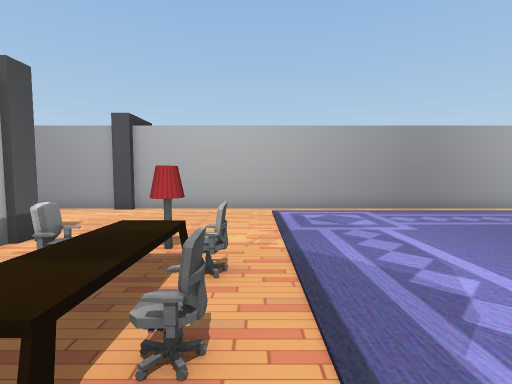
View 1 (above)

19 first-person views from a walk through a scene from a Unity 3-D project. The camera is 1.5 m above the floor, tilts 4° down and sees 85° across. The floor is counted in squares, 1 m on a side. Each view is taken from the middle of a square. On the plan, view 1 faces up. The plan holds only what a view shows up to about 14 squares ahead; the rest is blank. The player character is not drawn.

View 2
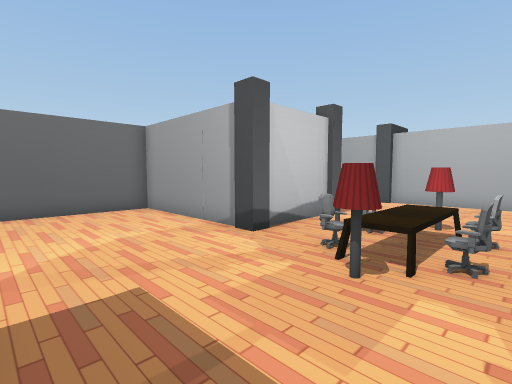

View 3
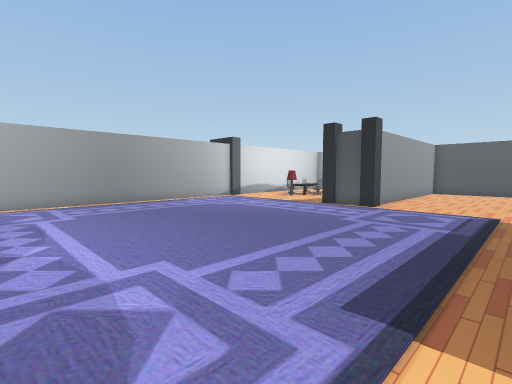

View 4
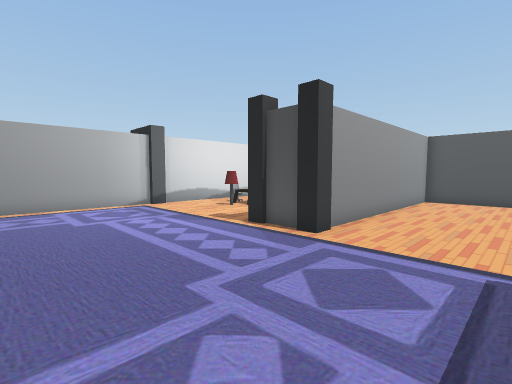

View 5
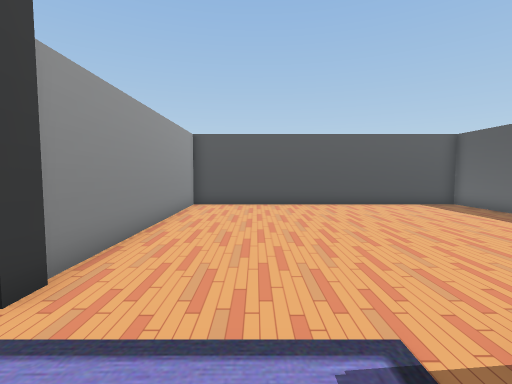

View 6
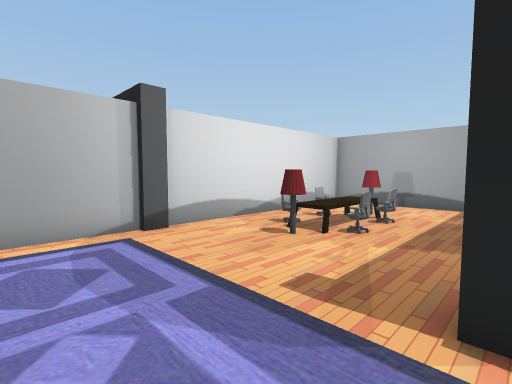

View 7
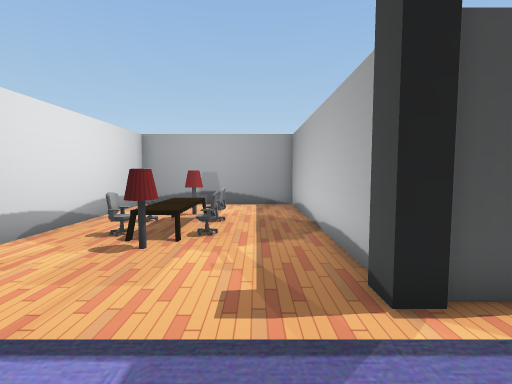

View 8
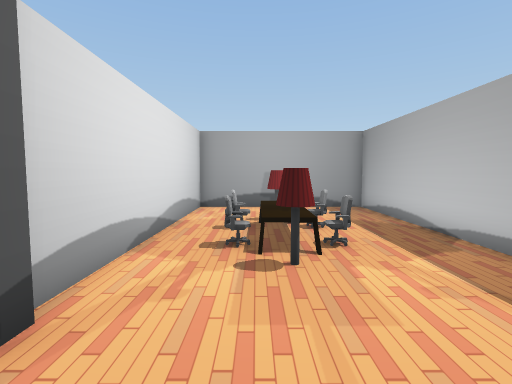

View 9
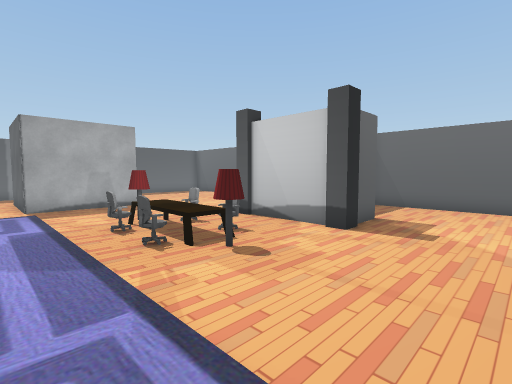

View 10
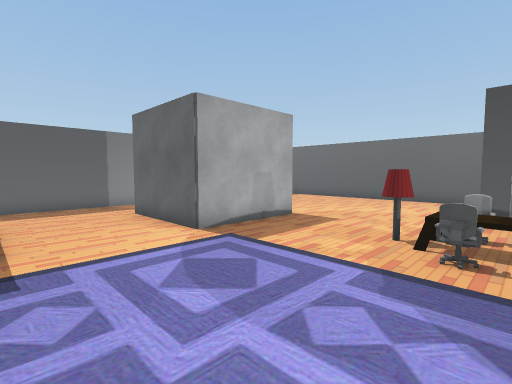

View 11
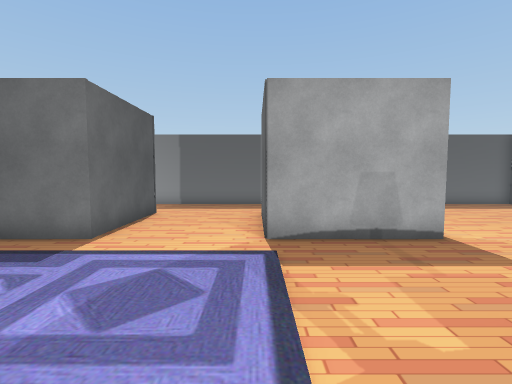

View 12
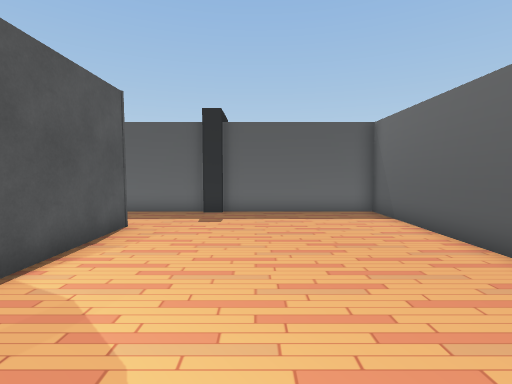

View 13
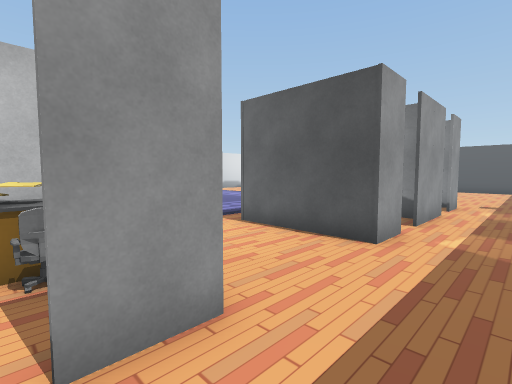

View 14
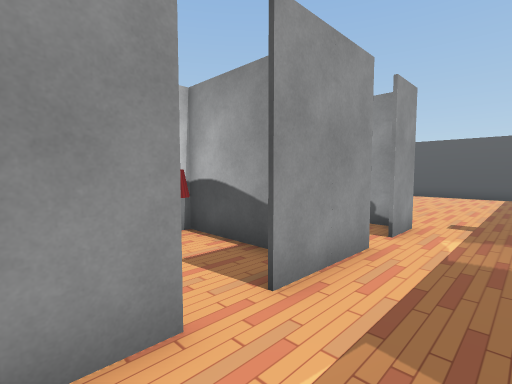

View 15
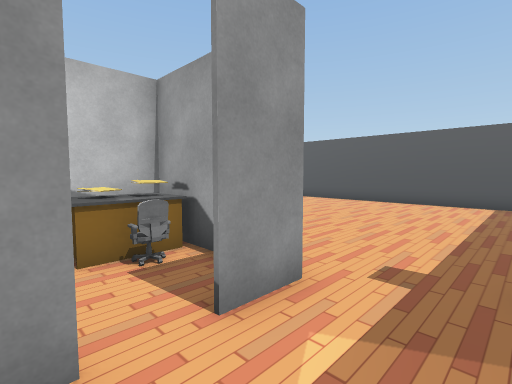

View 16
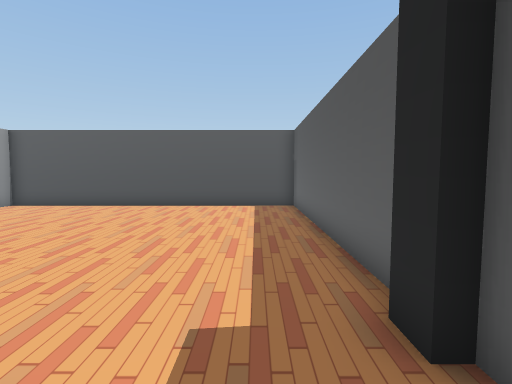

View 17
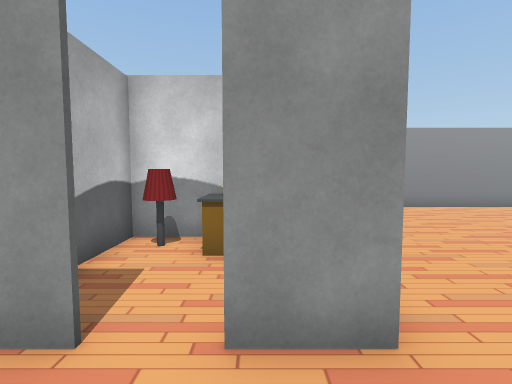

View 18
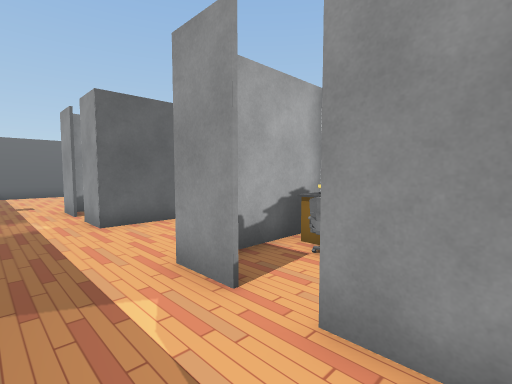

View 19
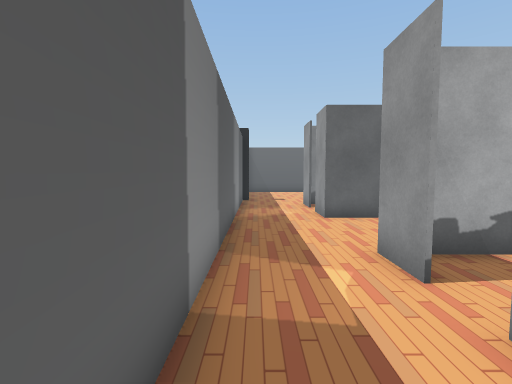

### Floor plan
Points are (right, up) in squares from view 1. A wall is a line through its corners. A room is listed if a view was taken in it or the views show most of it. See-through windows are left out.
Room 1 (views 1, 2, 3, 4, 5, 6, 7, 8, 9, 10, 11, 12, 13, 14, 16, 17)
walls: (5, -3.5) (5, -6.9); (9.1, -3.6) (9.1, -5.6); (14.3, 2.5) (14.3, 3.9); (0.8, -3.4) (0.8, -7.7) (-0.8, -7.7); (14.1, 3.8) (14.1, 4.4) (14.9, 4.4); (9, -7.4) (9, -3.5); (6.4, -7.7) (4.9, -7.7) (4.9, -3.5) (5.5, -3.5); (15.2, 4.2) (24.7, 4.2) (24.7, 11.5) (14.9, 11.5); (13.1, -7.5) (13.1, -3.6); (13.2, -7.7) (11.6, -7.7); (-3.5, -3.5) (-2.4, -3.5); (-5, 2.6) (-5, 2) (-11.5, 2) (-11.5, -2.6); (-1.9, -7.7) (-3.4, -7.7) (-3.4, -3.8); (14.1, 11.5) (-5, 11.5) (-5, 11.3) (-5.8, 11.3); (14.9, 11.3) (14, 11.3); (-5.2, 5.9) (-5.2, 2.5); (14.1, -10.8) (14.1, -10.4) (14.9, -10.4); (-5.8, 6.4) (-5, 6.4) (-5, 5.8); (15.5, -10.7) (24.7, -10.7) (24.7, 2) (14.1, 2) (14.1, 2.6); (-7.5, 6.2) (-6.1, 6.2); (-5.8, 11.5) (-9.1, 11.5); (-5, -10.7) (6.4, -10.7); (-5.8, -10.4) (-5, -10.4); (-11.5, -4.8) (-11.5, -10.7) (-5.6, -10.7); (-11.5, 9.5) (-11.5, 4.5)
ways out: opening at (5.5, -9.5) to room 2; opening at (7, -8) to room 2; opening at (11, -8) to room 2; opening at (12.5, -9.5) to room 2
objects: chair (-3, 2); chair (-3, 4); lamp (-2, 1); desk (-2, 2) to (-1, 4); lamp (-2, 5) to (-2, 6); chair (-1, -6) to (0, -6); desk (-1, -5) to (0, -4); chair (-1, 2); chair (-1, 4); chair (6, -6); desk (6, -5) to (7, -4); lamp (8, -5) to (8, -4); lamp (10, -5) to (10, -4); desk (11, -5) to (12, -4); chair (12, -6) to (12, -5); lamp (16, 8) to (17, 9); chair (18, 7); desk (18, 8) to (20, 9); chair (18, 10); chair (20, 7); chair (20, 9) to (20, 10); lamp (21, 8) to (22, 8)
Room 2 (views 15, 18, 19)
walls: (10.5, -7.7) (7.5, -7.7); (6.4, -10.7) (9.4, -10.7)
ways out: opening at (5.5, -9.5) to room 1; opening at (7, -8) to room 1; opening at (11, -8) to room 1; opening at (12.5, -9.5) to room 1

Where each view was taken, in squares from view 1:
view 1: 0 up, 0 right, facing up
view 2: 3 down, 0 right, facing up-left
view 3: 3 down, 2 right, facing up-right
view 4: 2 down, 8 right, facing up-right
view 5: 1 down, 11 right, facing right
view 6: 4 up, 11 right, facing up-right
view 7: 6 up, 11 right, facing right
view 8: 9 up, 12 right, facing right
view 9: 10 up, 2 right, facing down-left
view 10: 3 up, 5 right, facing down-left
view 11: 3 up, 1 right, facing down
view 12: 0 up, 7 left, facing down
view 13: 10 down, 1 left, facing up-right
view 14: 10 down, 5 right, facing up-right
view 15: 10 down, 10 right, facing up-right
view 16: 9 down, 12 right, facing right
view 17: 10 down, 12 right, facing up
view 18: 10 down, 9 right, facing up-left
view 19: 10 down, 10 right, facing left
